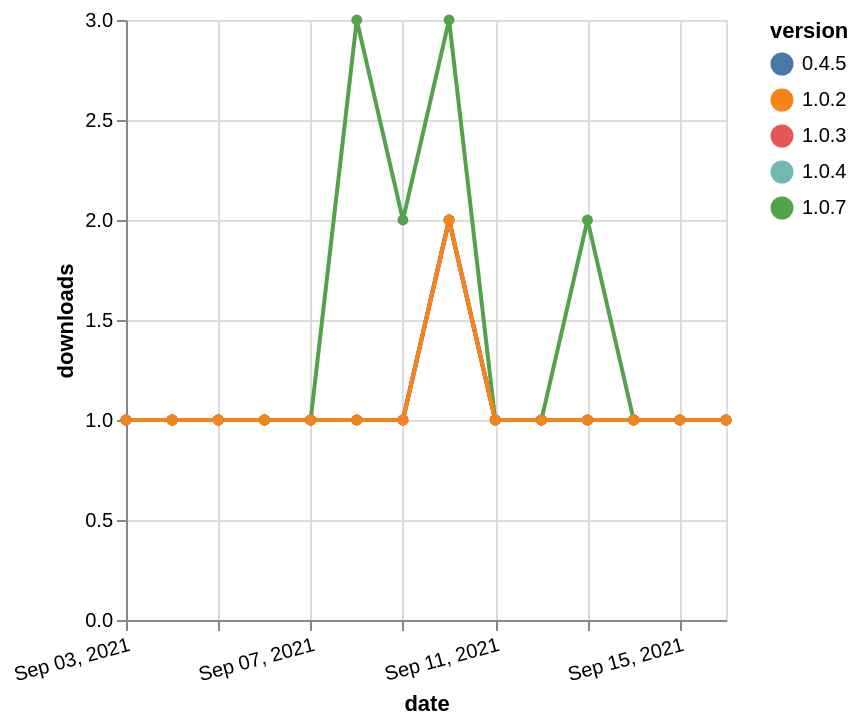

The Vega-Lite source for this figure:
### Vega-Lite specification from a JSON file in a GitHub repository (floating-point values rounded to 4 significant figures)
{"$schema": "https://vega.github.io/schema/vega-lite/v5.json", "description": "A simple bar chart with embedded data.", "data": {"values": [{"date": "2021-09-03", "total": 357, "delta": 1, "version": "1.0.4"}, {"date": "2021-09-04", "total": 358, "delta": 1, "version": "1.0.4"}, {"date": "2021-09-05", "total": 359, "delta": 1, "version": "1.0.4"}, {"date": "2021-09-06", "total": 360, "delta": 1, "version": "1.0.4"}, {"date": "2021-09-07", "total": 361, "delta": 1, "version": "1.0.4"}, {"date": "2021-09-08", "total": 362, "delta": 1, "version": "1.0.4"}, {"date": "2021-09-09", "total": 363, "delta": 1, "version": "1.0.4"}, {"date": "2021-09-10", "total": 365, "delta": 2, "version": "1.0.4"}, {"date": "2021-09-11", "total": 366, "delta": 1, "version": "1.0.4"}, {"date": "2021-09-12", "total": 367, "delta": 1, "version": "1.0.4"}, {"date": "2021-09-13", "total": 368, "delta": 1, "version": "1.0.4"}, {"date": "2021-09-14", "total": 369, "delta": 1, "version": "1.0.4"}, {"date": "2021-09-15", "total": 370, "delta": 1, "version": "1.0.4"}, {"date": "2021-09-16", "total": 371, "delta": 1, "version": "1.0.4"}, {"date": "2021-09-03", "total": 196, "delta": 1, "version": "0.4.5"}, {"date": "2021-09-04", "total": 197, "delta": 1, "version": "0.4.5"}, {"date": "2021-09-05", "total": 198, "delta": 1, "version": "0.4.5"}, {"date": "2021-09-06", "total": 199, "delta": 1, "version": "0.4.5"}, {"date": "2021-09-07", "total": 200, "delta": 1, "version": "0.4.5"}, {"date": "2021-09-08", "total": 201, "delta": 1, "version": "0.4.5"}, {"date": "2021-09-09", "total": 202, "delta": 1, "version": "0.4.5"}, {"date": "2021-09-10", "total": 204, "delta": 2, "version": "0.4.5"}, {"date": "2021-09-11", "total": 205, "delta": 1, "version": "0.4.5"}, {"date": "2021-09-12", "total": 206, "delta": 1, "version": "0.4.5"}, {"date": "2021-09-13", "total": 207, "delta": 1, "version": "0.4.5"}, {"date": "2021-09-14", "total": 208, "delta": 1, "version": "0.4.5"}, {"date": "2021-09-15", "total": 209, "delta": 1, "version": "0.4.5"}, {"date": "2021-09-16", "total": 210, "delta": 1, "version": "0.4.5"}, {"date": "2021-09-03", "total": 221, "delta": 1, "version": "1.0.7"}, {"date": "2021-09-04", "total": 222, "delta": 1, "version": "1.0.7"}, {"date": "2021-09-05", "total": 223, "delta": 1, "version": "1.0.7"}, {"date": "2021-09-06", "total": 224, "delta": 1, "version": "1.0.7"}, {"date": "2021-09-07", "total": 225, "delta": 1, "version": "1.0.7"}, {"date": "2021-09-08", "total": 228, "delta": 3, "version": "1.0.7"}, {"date": "2021-09-09", "total": 230, "delta": 2, "version": "1.0.7"}, {"date": "2021-09-10", "total": 233, "delta": 3, "version": "1.0.7"}, {"date": "2021-09-11", "total": 234, "delta": 1, "version": "1.0.7"}, {"date": "2021-09-12", "total": 235, "delta": 1, "version": "1.0.7"}, {"date": "2021-09-13", "total": 237, "delta": 2, "version": "1.0.7"}, {"date": "2021-09-14", "total": 238, "delta": 1, "version": "1.0.7"}, {"date": "2021-09-15", "total": 239, "delta": 1, "version": "1.0.7"}, {"date": "2021-09-16", "total": 240, "delta": 1, "version": "1.0.7"}, {"date": "2021-09-03", "total": 163, "delta": 1, "version": "1.0.3"}, {"date": "2021-09-04", "total": 164, "delta": 1, "version": "1.0.3"}, {"date": "2021-09-05", "total": 165, "delta": 1, "version": "1.0.3"}, {"date": "2021-09-06", "total": 166, "delta": 1, "version": "1.0.3"}, {"date": "2021-09-07", "total": 167, "delta": 1, "version": "1.0.3"}, {"date": "2021-09-08", "total": 168, "delta": 1, "version": "1.0.3"}, {"date": "2021-09-09", "total": 169, "delta": 1, "version": "1.0.3"}, {"date": "2021-09-10", "total": 171, "delta": 2, "version": "1.0.3"}, {"date": "2021-09-11", "total": 172, "delta": 1, "version": "1.0.3"}, {"date": "2021-09-12", "total": 173, "delta": 1, "version": "1.0.3"}, {"date": "2021-09-13", "total": 174, "delta": 1, "version": "1.0.3"}, {"date": "2021-09-14", "total": 175, "delta": 1, "version": "1.0.3"}, {"date": "2021-09-15", "total": 176, "delta": 1, "version": "1.0.3"}, {"date": "2021-09-16", "total": 177, "delta": 1, "version": "1.0.3"}, {"date": "2021-09-03", "total": 176, "delta": 1, "version": "1.0.2"}, {"date": "2021-09-04", "total": 177, "delta": 1, "version": "1.0.2"}, {"date": "2021-09-05", "total": 178, "delta": 1, "version": "1.0.2"}, {"date": "2021-09-06", "total": 179, "delta": 1, "version": "1.0.2"}, {"date": "2021-09-07", "total": 180, "delta": 1, "version": "1.0.2"}, {"date": "2021-09-08", "total": 181, "delta": 1, "version": "1.0.2"}, {"date": "2021-09-09", "total": 182, "delta": 1, "version": "1.0.2"}, {"date": "2021-09-10", "total": 184, "delta": 2, "version": "1.0.2"}, {"date": "2021-09-11", "total": 185, "delta": 1, "version": "1.0.2"}, {"date": "2021-09-12", "total": 186, "delta": 1, "version": "1.0.2"}, {"date": "2021-09-13", "total": 187, "delta": 1, "version": "1.0.2"}, {"date": "2021-09-14", "total": 188, "delta": 1, "version": "1.0.2"}, {"date": "2021-09-15", "total": 189, "delta": 1, "version": "1.0.2"}, {"date": "2021-09-16", "total": 190, "delta": 1, "version": "1.0.2"}]}, "width": "container", "mark": {"type": "line", "point": {"filled": true}}, "encoding": {"x": {"field": "date", "type": "temporal", "timeUnit": "yearmonthdate", "title": "date", "axis": {"labelAngle": -15}}, "y": {"field": "delta", "type": "quantitative", "title": "downloads"}, "color": {"field": "version", "type": "nominal"}, "tooltip": {"field": "delta"}}}
